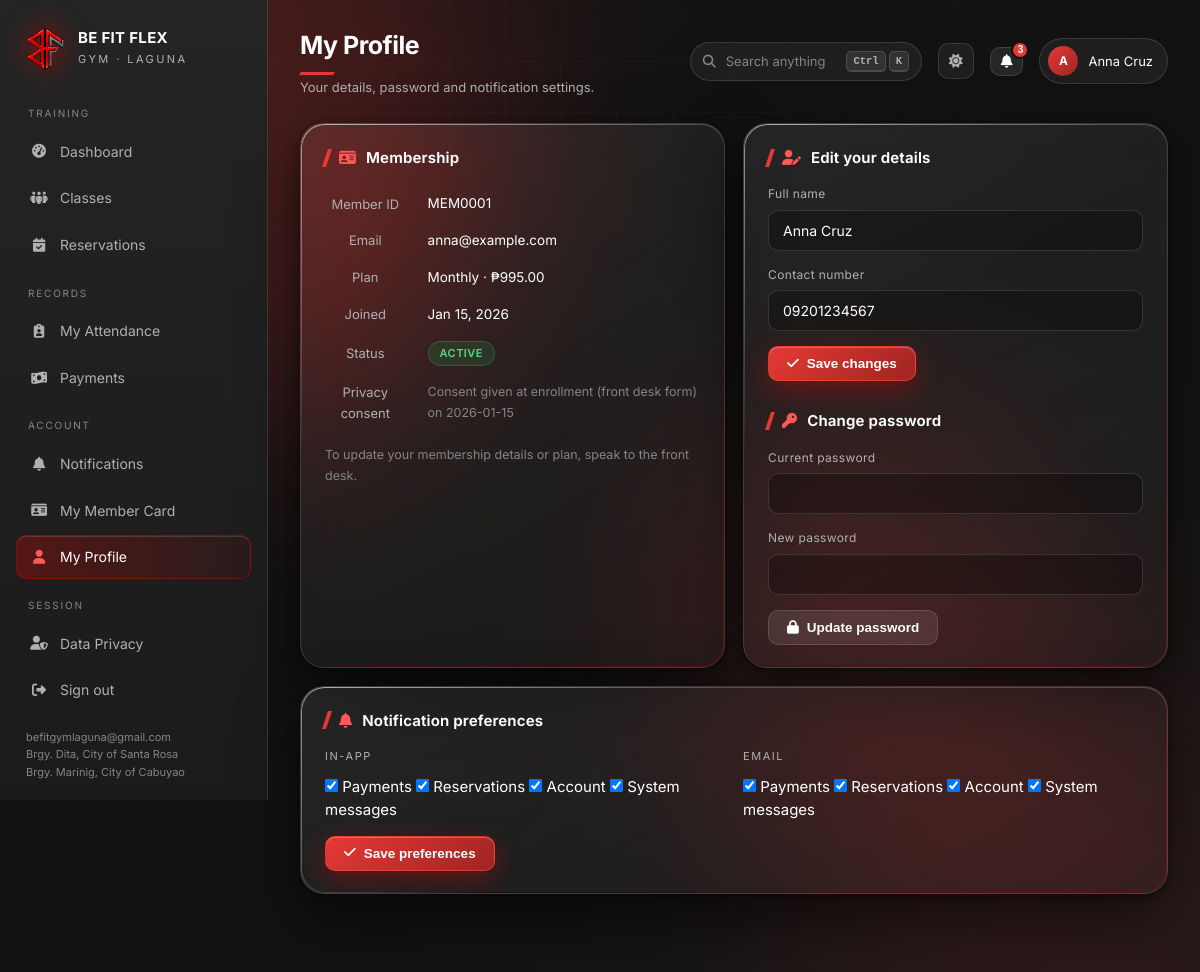
Screenshot of /member/profile.php (signed in) with the database file from the repository.
### tables this page shows
CREATE TABLE members (
    member_id VARCHAR(50) PRIMARY KEY,
    user_id INT NOT NULL UNIQUE,
    member_name VARCHAR(255) NOT NULL,
    contact_number TEXT NOT NULL,
    contact_number_encrypted TEXT NULL,
    email VARCHAR(255) NOT NULL,
    membership_type ENUM('Monthly') NOT NULL,
    join_date DATE NOT NULL,
    out_date DATE NULL,
    status ENUM('Active','Inactive','Expired') NOT NULL DEFAULT 'Active',
    created_at TIMESTAMP DEFAULT CURRENT_TIMESTAMP,
    updated_at TIMESTAMP DEFAULT CURRENT_TIMESTAMP ON UPDATE CURRENT_TIMESTAMP,
    FOREIGN KEY (user_id) REFERENCES users(user_id) ON DELETE CASCADE,
    INDEX idx_status (status), INDEX idx_member_name (member_name), INDEX idx_email (email)
);

CREATE TABLE activity_log (
    log_id INT PRIMARY KEY AUTO_INCREMENT,
    user_id INT NOT NULL,
    action VARCHAR(100) NOT NULL,
    module VARCHAR(100) NOT NULL,
    details LONGTEXT,
    created_at TIMESTAMP DEFAULT CURRENT_TIMESTAMP,
    FOREIGN KEY (user_id) REFERENCES users(user_id) ON DELETE CASCADE,
    INDEX idx_user_id (user_id), INDEX idx_created_at (created_at)
);

### includes/auth.php (called while the page is built, shortened)
<?php
require_once __DIR__ . '/../config/db.php';
require_once __DIR__ . '/helpers.php';
require_once __DIR__ . '/crypto.php';
function base_url(): string
{
    return defined('IN_SUBDIR') && IN_SUBDIR ? '../' : '';
}
function current_user(): ?array
{
    $type = $_SESSION['user_type'] ?? '';
    return [
        'id'    => (int) $_SESSION['user_id'],
        'name'  => $_SESSION['name'] ?? '',
        'email' => $_SESSION['email'] ?? '',
        'type'  => $type,
    ];
}
function require_role(string ...$allowed): array
{
    $u = current_user();
    return $u;
}

### config/db.php (called while the page is built, shortened)
<?php
function db(): PDO
{
    static $pdo = null;
    if ($pdo instanceof PDO) {
        return $pdo;
    }
    $dsn = sprintf('mysql:host=%s;port=%s;dbname=%s;charset=utf8mb4', DB['host'], DB['port'], DB['name']);
    try {
        $pdo = new PDO($dsn, DB['user'], DB['pass'], [
            PDO::ATTR_ERRMODE            => PDO::ERRMODE_EXCEPTION,
            PDO::ATTR_DEFAULT_FETCH_MODE => PDO::FETCH_ASSOC,
            PDO::ATTR_EMULATE_PREPARES   => false,
        ]);
    } catch (PDOException $e) {
        http_response_code(500);
        error_log('Database connection failed: ' . $e->getMessage());
        echo '<!doctype html><meta charset="utf-8">'
           . '<div style="font:16px system-ui;background:#0a0a0a;color:#eee;padding:40px;height:100vh">'
           . '<h1 style="color:#E10600">Database connection failed</h1>'
           . '<p>MySQL is not reachable, the database has not been imported, or its environment variables are incorrect.</p>'
           . '<p>Check the database service and application logs, then verify the MYSQLHOST, MYSQLPORT, MYSQLDATABASE, MYSQLUSER, and MYSQLPASSWORD settings.</p></div>';
        exit;
    }
    return $pdo;
}

### includes/crypto.php (called while the page is built, shortened)
<?php
function decrypt_pii(?string $encoded): ?string
{
    if (!$encoded) return null;
    $payload = base64_decode($encoded, true);
    if ($payload === false || strlen($payload) < 28) return null;
    $value = openssl_decrypt(substr($payload, 28), 'aes-256-gcm', encryption_key(), OPENSSL_RAW_DATA,
        substr($payload, 0, 12), substr($payload, 12, 16));
    return $value === false ? null : $value;
}

### member/profile.php (the view, shortened to what this page needs)
<?php
require __DIR__ . '/../includes/auth.php';
$u = require_role('member');
$mid = $_SESSION['member_id'] ?? '';
$bodyClass = 'member-profile';
$title = 'My Profile';
$subtitle = 'Your details, password and notification settings.';
$me = row('SELECT m.* FROM members m WHERE m.member_id = ?', [$mid]);
$prefs = row('SELECT * FROM notification_preferences WHERE user_id = ?', [$u['id']]) ?? [];
$consent = row("SELECT * FROM activity_log WHERE user_id = ? AND action = 'Privacy consent' ORDER BY created_at DESC LIMIT 1", [$u['id']]);
$ck = fn(string $k) => !empty($prefs[$k]) ? 'checked' : '';
include __DIR__ . '/../includes/header.php';
?>
<div class="grid c2 profile-grid">
  <div class="panel glass profile-membership">
    <h2><i class="fa-solid fa-id-card"></i> Membership</h2>
    <table class="kv profile-membership-table" style="width:100%">
      <tr><th>Member ID</th><td class="mono"><?= e($me['member_id']) ?></td></tr>
      <tr><th>Email</th><td><?= e($me['email']) ?></td></tr>
      <tr><th>Plan</th><td><?= e($me['membership_type']) ?> · <?= money(MEMBERSHIP_PRICE[$me['membership_type']] ?? 0) ?></td></tr>
      <tr><th>Joined</th><td><?= dt($me['join_date']) ?></td></tr>
      <tr><th>Status</th><td><?= badge($me['status']) ?></td></tr>
      <?php if ($consent): ?>
        <tr><th>Privacy consent</th><td class="note"><?= e($consent['details']) ?></td></tr>
      <?php endif; ?>
    </table>
    <p class="note" style="margin-top:14px">To update your membership details or plan, speak to the front desk.</p>
  </div>
  <div class="panel glass profile-settings">
    <h2><i class="fa-solid fa-user-pen"></i> Edit your details</h2>
    <form method="post">
      <div class="field-row"><label>Full name</label>
        <input type="text" name="member_name" required value="<?= e($me['member_name']) ?>"></div>
      <div class="field-row"><label>Contact number</label>
        <input type="tel" name="contact_number" required value="<?= e(member_contact($me)) ?>"></div>
      <button class="btn red profile-submit"><i class="fa-solid fa-check"></i> Save changes</button>
    </form>
    <h2 style="margin-top:28px"><i class="fa-solid fa-key"></i> Change password</h2>
    <form method="post">
      <div class="field-row"><label>Current password</label>
        <input type="password" name="current_password" required></div>
      <div class="field-row"><label>New password</label>
        <input type="password" name="new_password" required minlength="6"></div>
      <button class="btn profile-submit"><i class="fa-solid fa-lock"></i> Update password</button>
    </form>
  </div>
</div>
<div class="panel glass profile-preferences">
  <h2><i class="fa-solid fa-bell"></i> Notification preferences</h2>
  <form method="post">
    <div class="grid c2 profile-preferences-grid">
      <div>
        <div style="font-size:11px;letter-spacing:.14em;text-transform:uppercase;color:var(--muted);margin-bottom:10px">In-app</div>
        <?php foreach (['in_app_payments' => 'Payments', 'in_app_reservations' => 'Reservations',
                        'in_app_account' => 'Account', 'in_app_system' => 'System messages'] as $k => $lbl): ?>
          <label class="profile-preference">
            <input type="checkbox" name="<?= $k ?>" value="1" <?= $ck($k) ?>> <span><?= $lbl ?></span>
          </label>
        <?php endforeach; ?>
      </div>
      <div>
        <div style="font-size:11px;letter-spacing:.14em;text-transform:uppercase;color:var(--muted);margin-bottom:10px">Email</div>
        <?php foreach (['email_payments' => 'Payments', 'email_reservations' => 'Reservations',
                        'email_account' => 'Account', 'email_system' => 'System messages'] as $k => $lbl): ?>
          <label class="profile-preference">
            <input type="checkbox" name="<?= $k ?>" value="1" <?= $ck($k) ?>> <span><?= $lbl ?></span>
          </label>
        <?php endforeach; ?>
      </div>
    </div>
    <button class="btn red profile-submit" style="margin-top:14px"><i class="fa-solid fa-check"></i> Save preferences</button>
  </form>
</div>
<?php include __DIR__ . '/../includes/footer.php'; ?>

### includes/header.php (shortened to what this page needs)
<?php
$cssFile = __DIR__ . '/../assets/css/glass.css';
$uiCss   = __DIR__ . '/../assets/css/ui.css';
$uiCssV  = is_file($uiCss) ? filemtime($uiCss) : 1;
$cssV    = is_file($cssFile) ? filemtime($cssFile) : 1;
$u    = current_user();
$b    = base_url();
$unread  = $u ? unread_count($u['id']) : 0;
?>
<!DOCTYPE html>
<html lang="en" data-theme="dark">
<head>
<link rel="stylesheet" href="<?= $b ?>assets/css/glass.css?v=<?= $cssV ?>">
<link rel="stylesheet" href="<?= $b ?>assets/css/ui.css?v=<?= $uiCssV ?>">
<link rel="stylesheet" href="https://cdnjs.cloudflare.com/ajax/libs/font-awesome/6.5.1/css/all.min.css">
</head>
<body data-base="<?= $b ?>" class="<?= e($bodyClass ?? '') ?>">
<div class="field"><div class="blob a"></div><div class="blob b"></div><div class="blob c"></div></div>
<div class="shell">
<?php include __DIR__ . '/sidebar.php'; ?>
  <main class="main" id="main">
    <div class="topbar">
      <div>
        <h1><?= e($title ?? 'Dashboard') ?></h1>
        <?php if (!empty($subtitle)): ?><div class="sub"><?= e($subtitle) ?></div><?php endif; ?>
      </div>
      <button class="cmd-trigger" onclick="openCmd()" aria-label="Search — Ctrl K">
        <i class="fa-solid fa-magnifying-glass"></i>
        <span class="t">Search anything</span>
        <span class="k"><kbd>Ctrl</kbd><kbd>K</kbd></span>
      </button>
      <button class="icon-btn" onclick="toggleTheme()" title="Light or dark" aria-label="Toggle theme">
        <i id="themeIcon" class="fa-solid fa-sun"></i>
      </button>
      <div class="notification-menu" id="notificationMenu">
        <button class="btn icon notification-trigger" id="notificationTrigger" type="button"
                aria-label="Notifications<?= $unread ? ', ' . $unread . ' unread' : '' ?>"
                aria-expanded="false" aria-controls="notificationPopover">
          <i class="fa-solid fa-bell" aria-hidden="true"></i>
          <?php if ($unread): ?><span class="notification-badge"><?= $unread > 99 ? '99+' : $unread ?></span><?php endif; ?>
        </button>
      </div>
      <div class="pill-user">
        <span class="avatar"><?= e(strtoupper(substr($u['name'] ?: 'U', 0, 1))) ?></span>
        <span><?= e($u['name']) ?></span>
      </div>
    </div>

### includes/helpers.php (shortened to what this page needs)
<?php
function e(mixed $v): string
{
    return htmlspecialchars((string) $v, ENT_QUOTES, 'UTF-8');
}
function member_contact(array $member): string
{
    try {
        return decrypt_pii($member['contact_number_encrypted'] ?? null)
            ?? decrypt_pii($member['contact_number'] ?? null)
            ?? (string) ($member['contact_number'] ?? '');
    } catch (Throwable) {
        return 'Protected contact';
    }
}
function money(float|string|null $v): string
{
    return '&#8369;' . number_format((float) $v, 2);
}
function dt(?string $v, string $fmt = 'M j, Y'): string
{
    $ts = strtotime($v);
    return $ts ? date($fmt, $ts) : '—';
}
function badge(?string $status): string
{
    $map = [
        'Active' => 'ok', 'Paid' => 'ok', 'Completed' => 'ok', 'Present' => 'ok', 'Confirmed' => 'ok',
        'Pending' => 'warn', 'Scheduled' => 'warn', 'Late' => 'warn', 'Ongoing' => 'warn',
        'Inactive' => 'mute', 'Absent' => 'mute',
        'Overdue' => 'bad', 'Expired' => 'bad', 'Cancelled' => 'bad',
    ];
    $tone = $map[$status] ?? 'mute';
    return '<span class="chip ' . $tone . '">' . e($status ?? '—') . '</span>';
}
function unread_count(int $userId): int
{
    $s = db()->prepare('SELECT COUNT(*) FROM notifications WHERE user_id = ? AND is_read = 0');
    $s->execute([$userId]);
    return (int) $s->fetchColumn();
}
function stmt(string $sql): PDOStatement
{
    static $cache = [];
    return $cache[$sql] ??= db()->prepare($sql);
}
function row(string $sql, array $args = []): ?array
{
    $s = stmt($sql);
    $s->execute($args);
    $r = $s->fetch();
    return $r ?: null;
}

### assets/css/ui.css (style rules this page uses)
:root { --row-y: 13px; --panel-p: 22px; }
.panel { padding: var(--panel-p) calc(var(--panel-p) + 2px); }
tbody td { padding: var(--row-y) 14px; }
.cmd-trigger { display: flex; align-items: center; gap: 10px; min-width: 232px; padding: 8px 12px; background: var(--glass); border: 1px solid var(--stroke); border-radius: 999px; backdrop-filter: var(--blur); -webkit-backdrop-filter: var(--blur); color: var(--dim); font-size: 13px; font-family: inherit; cursor: pointer; transition: border-color .2s, color .2s; }
.cmd-trigger .k { margin-left: auto; display: flex; gap: 3px; }
kbd { display: inline-block; min-width: 20px; padding: 2px 6px; background: rgba(255,255,255,.09); border: 1px solid var(--stroke); border-bottom-width: 2px; border-radius: 5px; font: 600 10.5px/1.4 ui-monospace, Menlo, Consolas, monospace; color: var(--muted); text-align: center; }
.icon-btn { display: grid; place-items: center; width: 36px; height: 36px; border-radius: 10px; border: 1px solid var(--stroke); background: var(--glass); color: var(--muted); cursor: pointer; font-size: 14px; backdrop-filter: var(--blur); -webkit-backdrop-filter: var(--blur); transition: all .2s; position: relative; }
.notification-menu { position: relative; }
.notification-trigger { position: relative; }
.notification-badge { position: absolute; top: -7px; right: -7px; min-width: 18px; height: 18px; padding: 0 4px; border: 2px solid var(--ink); border-radius: 999px; background: var(--red); color: #fff; font-size: 10px; font-weight: 700; line-height: 14px; text-align: center; }

### rows the page displays
members: member_name "A", member_name "Anna Cruz", member_id "MEM0001", email "anna@example.com", membership_type "Monthly", membership_type "₱995.00", join_date "Jan 15, 2026", status "ACTIVE", contact_number "09201234567"
activity_log: details "Consent given at enrollment (front desk form) on 2026-01-15"

### other values shown
$group "TRAINING"
$label "Dashboard"
$label "Classes"
$label "Reservations"
$group "RECORDS"
$label "My Attendance"
$label "Payments"
$group "ACCOUNT"
$label "Notifications"
$label "My Member Card"
$label "My Profile"
APP_EMAIL "befitgymlaguna@gmail.com"
$br "Brgy. Dita, City of Santa Rosa"
$br "Brgy. Marinig, City of Cabuyao"
$title "My Profile"
